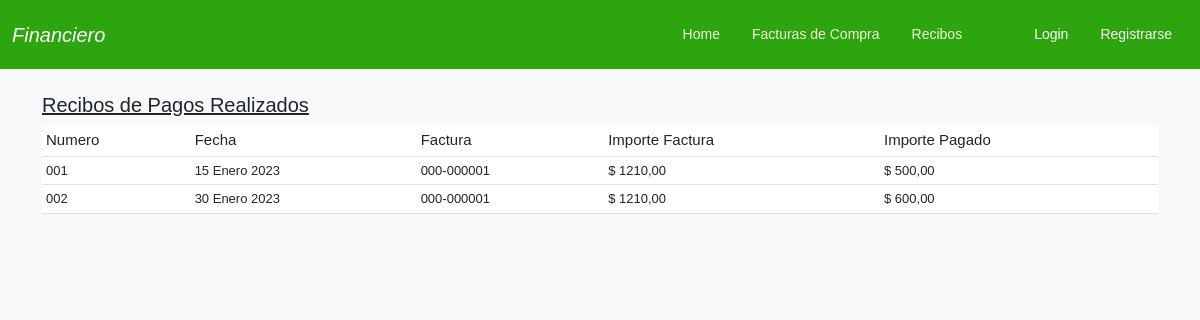
/recibos/, run on an earlier commit of the app's database.
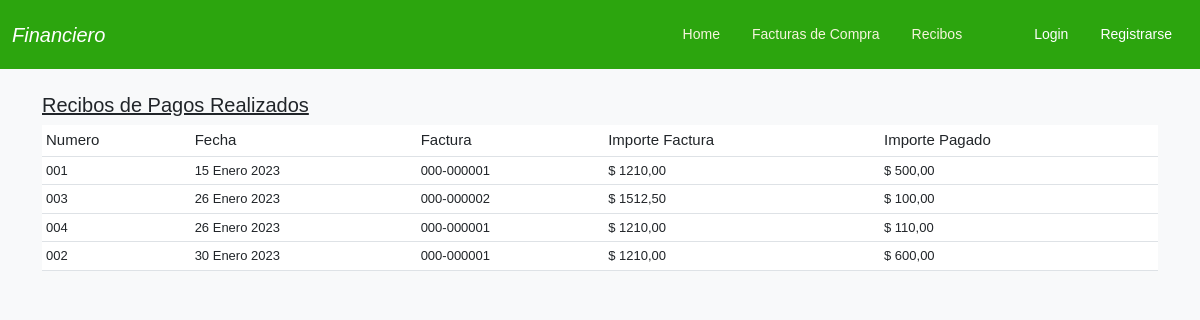
And on a later commit of the database.
### comprobantes/models.py (models this page shows, shortened)
class Recibo(models.Model):
    numero = models.CharField(max_length=15)
    fecha = models.DateField()
    factura_id = models.ForeignKey(Factura,verbose_name='Nº Factura' ,related_name='recibos',           on_delete=models.CASCADE)
    importe_pagado = models.DecimalField(max_digits=10, decimal_places=2, default=0)
    class Meta:
        ordering = ('fecha',)
    @property
    def importe_factura(self):
        return self.factura_id.importe_total

class Factura(models.Model):
    numero = models.CharField(max_length=15)
    fecha = models.DateField()
    razon_social = models.CharField(max_length=50)
    importe = models.DecimalField(max_digits=10, decimal_places=2)
    iva = models.DecimalField(max_digits=4, decimal_places=2, default=21.0, verbose_name='% IVA')
    estado = models.BooleanField(default=False, verbose_name='Pagada')
    created = models.DateField(auto_now_add=True)
    updated = models.DateField(auto_now=True)
    @property
    def importe_total(self):
        return self.importe + (self.importe * self.iva/100)
    def __str__(self):
        return self.numero

### comprobantes/views.py (the view)
# urls.py: path('recibos/', ReciboView.as_view(), name='recibos'),
class ReciboView(View):
    def get(self, request, *args, **kwargs):
        recibos = Recibo.objects.all()
        return render(request, 'comprobantes/recibos.html', { 'recibos':recibos })

### comprobantes/templates/comprobantes/recibos.html (shortened to what this page needs)
{% extends 'comprobantes/base.html' %}
{% block content %}
<div class="container">
    <br>
    {% if recibos %}
    <table class="table table-sm table-hover">
        <h3 style="font-size: 20px;text-decoration: underline;">Recibos de Pagos Realizados</h3>
        <thead style="background-color: #d1e7dd">
            <th style="font-weight: 500;font-size:15px;">Numero</th>
            <th style="font-weight: 500;font-size:15px;">Fecha</th>
            <th style="font-weight: 500;font-size:15px;">Factura</th>
            <th style="font-weight: 500;font-size:15px;">Importe Factura</th>
            <th style="font-weight: 500;font-size:15px;">Importe Pagado</th>
        </thead>
        <tbody>
            {% for recibo in recibos %}
            <td style="font-size:13px;">{{ recibo.numero }}</td>
            <td style="font-size:13px;">{{ recibo.fecha }}</td>
            <td style="font-size:13px;">{{ recibo.factura_id }}</td>
            <td style="font-size:13px;">$ {{ recibo.importe_factura|floatformat:2 }}</td>
            <td style="font-size:13px;">$ {{ recibo.importe_pagado|floatformat:2}}</td>
       </tbody>
            {% endfor %}
    </table>
    {% else %}
    <p>No hay facturas ingresadas</p>
    {% endif %}
</div>
{% endblock %}

What changed in the data, as far as the page shows it:
added Recibo: numero "003", fecha "26 Enero 2023", factura_id "000-000002", importe_factura "1512,50", importe_pagado "100,00"
added Recibo: numero "004", fecha "26 Enero 2023", factura_id "000-000001", importe_factura "1210,00", importe_pagado "110,00"
